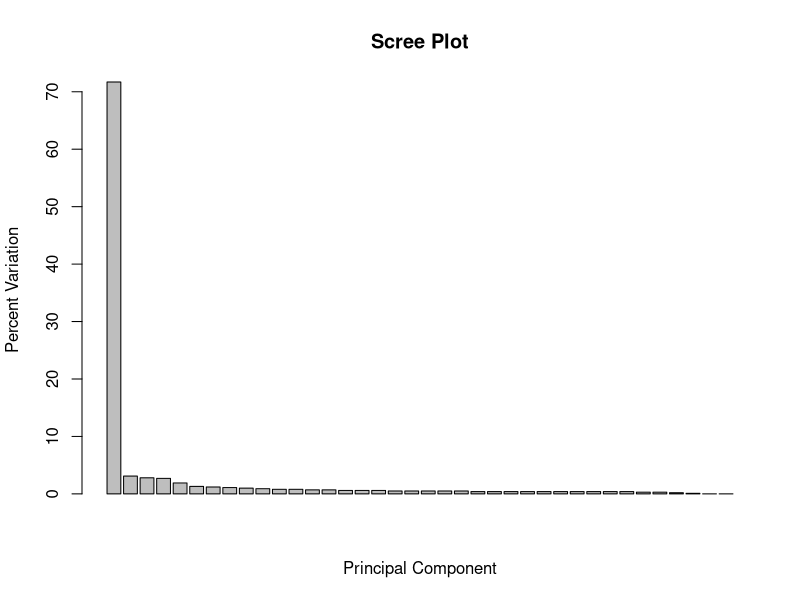
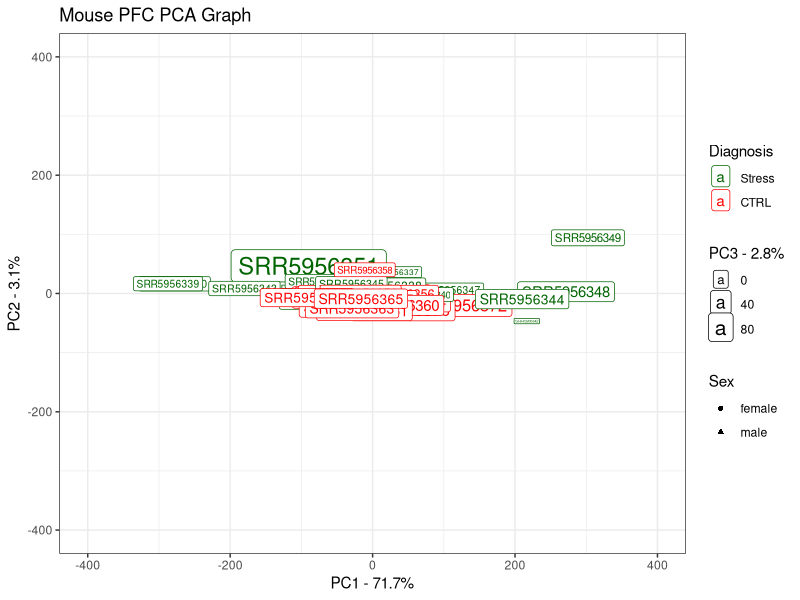

The R source for these figures, in order:
library(tidyverse)

#Load Mouse NA metadata:--------------------------------------------------------
PFC_metadata <- read_csv("data/GSE102556-SRA-Mouse-PFC-Metadata.csv")
PFC_count <-
  read_csv("Galaxy Count Matrix Mapped/Mouse PFC/PFC_Mouse_Overall_Mapped_Final.csv") %>%
  column_to_rownames("Geneid")

mask <- rowSums(PFC_count) > 48

PFC_count_filtered <- PFC_count[mask,]

#Select row and gender columns for further analysis
PFC_metadata_truncated <- PFC_metadata %>%
  dplyr::select(Run, gender, Phenotype) %>%
  column_to_rownames("Run") %>%
  as.matrix()

#Extract principal components
pca = prcomp(t(PFC_count_filtered), scale = TRUE)

pca.var <- pca$sdev^2
pca.var.per <- round(pca.var/sum(pca.var)*100, 1)

barplot(pca.var.per, main="Scree Plot", xlab="Principal Component", ylab="Percent Variation")

## now make a fancy looking plot that shows the PCs and the variation:
library(ggplot2)

pca.data <- data.frame(Sample=rownames(pca$x),
                       X=pca$x[,1],
                       Y=pca$x[,2],
                       Z=pca$x[,3],
                       Sex=PFC_metadata_truncated[rownames(pca$x), 1],
                       Diagnosis=PFC_metadata_truncated[rownames(pca$x), 2])
pca.data

ggplot(data=pca.data, aes(x=X, y=Y, label=Sample, shape=Sex, color=Diagnosis, size=Z)) +
  geom_point() +
  geom_label() +
  xlab(paste("PC1 - ", pca.var.per[1], "%", sep="")) +
  scale_x_continuous(limits = c(-400, 400)) +
  ylab(paste("PC2 - ", pca.var.per[2], "%", sep="")) +
  scale_y_continuous(limits = c(-400, 400)) +
  scale_size_continuous(name = paste("PC3 - ", pca.var.per[3], "%", sep="")) +
  theme_bw() +
  ggtitle("Mouse PFC PCA Graph") +
  scale_color_manual(values = c("darkgreen", "red"), breaks = c("Stress", "CTRL"))

## get the name of the top 10 measurements (genes) that contribute
## most to pc1.
loading_scores <- pca$rotation[,1]
gene_scores <- abs(loading_scores) ## get the magnitudes
gene_score_ranked <- sort(gene_scores, decreasing=TRUE)
top_10_genes <- names(gene_score_ranked[1:10])

top_10_genes ## show the names of the top 10 genes

pca$rotation[top_10_genes,1] ## show the scores (and +/- sign)

